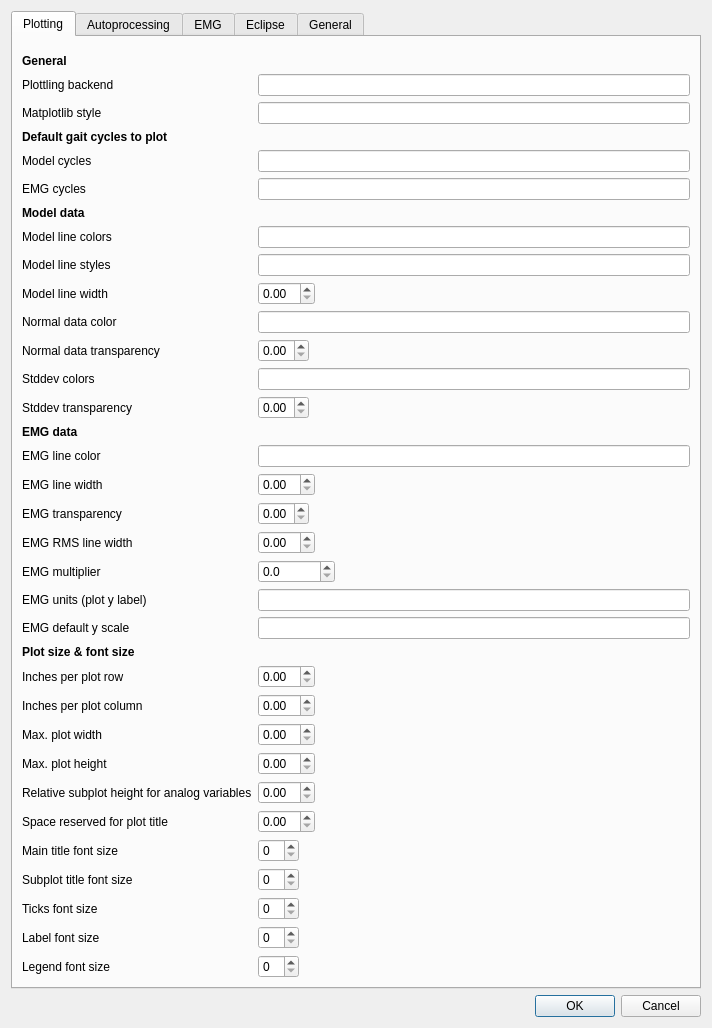
<?xml version="1.0" encoding="UTF-8"?>
<ui version="4.0">
 <class>Dialog</class>
 <widget class="QDialog" name="Dialog">
  <property name="geometry">
   <rect>
    <x>0</x>
    <y>0</y>
    <width>712</width>
    <height>974</height>
   </rect>
  </property>
  <property name="windowTitle">
   <string>Dialog</string>
  </property>
  <layout class="QGridLayout" name="gridLayout">
   <item row="1" column="0">
    <widget class="QDialogButtonBox" name="buttonBox">
     <property name="orientation">
      <enum>Qt::Horizontal</enum>
     </property>
     <property name="standardButtons">
      <set>QDialogButtonBox::Cancel|QDialogButtonBox::Ok</set>
     </property>
    </widget>
   </item>
   <item row="0" column="0">
    <widget class="QTabWidget" name="tabWidget">
     <property name="currentIndex">
      <number>0</number>
     </property>
     <widget class="QWidget" name="plot">
      <attribute name="title">
       <string>Plotting</string>
      </attribute>
      <layout class="QHBoxLayout" name="horizontalLayout_2">
       <item>
        <layout class="QFormLayout" name="formLayout_3">
         <item row="0" column="0">
          <spacer name="verticalSpacer_7">
           <property name="orientation">
            <enum>Qt::Vertical</enum>
           </property>
           <property name="sizeHint" stdset="0">
            <size>
             <width>20</width>
             <height>20</height>
            </size>
           </property>
          </spacer>
         </item>
         <item row="1" column="0">
          <widget class="QLabel" name="label_28">
           <property name="font">
            <font>
             <weight>75</weight>
             <bold>true</bold>
            </font>
           </property>
           <property name="text">
            <string>General</string>
           </property>
          </widget>
         </item>
         <item row="3" column="0">
          <widget class="QLabel" name="label_70">
           <property name="text">
            <string>Plottling backend</string>
           </property>
          </widget>
         </item>
         <item row="3" column="1">
          <widget class="QLineEdit" name="cfg_backend"/>
         </item>
         <item row="4" column="0">
          <widget class="QLabel" name="label_31">
           <property name="text">
            <string>Matplotlib style</string>
           </property>
          </widget>
         </item>
         <item row="4" column="1">
          <widget class="QLineEdit" name="cfg_mpl_style"/>
         </item>
         <item row="5" column="0">
          <widget class="QLabel" name="label_35">
           <property name="font">
            <font>
             <weight>75</weight>
             <bold>true</bold>
            </font>
           </property>
           <property name="text">
            <string>Default gait cycles to plot</string>
           </property>
          </widget>
         </item>
         <item row="6" column="0">
          <widget class="QLabel" name="label_36">
           <property name="text">
            <string>Model cycles</string>
           </property>
          </widget>
         </item>
         <item row="6" column="1">
          <widget class="QLineEdit" name="cfg_default_model_cycles"/>
         </item>
         <item row="7" column="0">
          <widget class="QLabel" name="label_37">
           <property name="text">
            <string>EMG cycles</string>
           </property>
          </widget>
         </item>
         <item row="7" column="1">
          <widget class="QLineEdit" name="cfg_default_emg_cycles"/>
         </item>
         <item row="8" column="0">
          <widget class="QLabel" name="label_29">
           <property name="font">
            <font>
             <weight>75</weight>
             <bold>true</bold>
            </font>
           </property>
           <property name="text">
            <string>Model data</string>
           </property>
          </widget>
         </item>
         <item row="9" column="0">
          <widget class="QLabel" name="label_45">
           <property name="text">
            <string>Model line colors</string>
           </property>
          </widget>
         </item>
         <item row="9" column="1">
          <widget class="QLineEdit" name="cfg_model_tracecolors"/>
         </item>
         <item row="10" column="0">
          <widget class="QLabel" name="label_38">
           <property name="text">
            <string>Model line styles</string>
           </property>
          </widget>
         </item>
         <item row="10" column="1">
          <widget class="QLineEdit" name="cfg_model_linestyles"/>
         </item>
         <item row="11" column="0">
          <widget class="QLabel" name="label_39">
           <property name="text">
            <string>Model line width</string>
           </property>
          </widget>
         </item>
         <item row="11" column="1">
          <widget class="QDoubleSpinBox" name="cfg_model_linewidth">
           <property name="sizePolicy">
            <sizepolicy hsizetype="Fixed" vsizetype="Fixed">
             <horstretch>0</horstretch>
             <verstretch>0</verstretch>
            </sizepolicy>
           </property>
           <property name="maximum">
            <double>10.000000000000000</double>
           </property>
           <property name="singleStep">
            <double>0.500000000000000</double>
           </property>
          </widget>
         </item>
         <item row="13" column="0">
          <widget class="QLabel" name="label_41">
           <property name="text">
            <string>Normal data color</string>
           </property>
          </widget>
         </item>
         <item row="13" column="1">
          <widget class="QLineEdit" name="cfg_model_normals_color"/>
         </item>
         <item row="14" column="0">
          <widget class="QLabel" name="label_40">
           <property name="text">
            <string>Normal data transparency</string>
           </property>
          </widget>
         </item>
         <item row="14" column="1">
          <widget class="QDoubleSpinBox" name="cfg_model_normals_alpha">
           <property name="sizePolicy">
            <sizepolicy hsizetype="Fixed" vsizetype="Fixed">
             <horstretch>0</horstretch>
             <verstretch>0</verstretch>
            </sizepolicy>
           </property>
           <property name="maximum">
            <double>1.000000000000000</double>
           </property>
           <property name="singleStep">
            <double>0.100000000000000</double>
           </property>
          </widget>
         </item>
         <item row="15" column="0">
          <widget class="QLabel" name="label_48">
           <property name="text">
            <string>Stddev colors</string>
           </property>
          </widget>
         </item>
         <item row="15" column="1">
          <widget class="QLineEdit" name="cfg_model_stddev_colors"/>
         </item>
         <item row="16" column="0">
          <widget class="QLabel" name="label_49">
           <property name="text">
            <string>Stddev transparency</string>
           </property>
          </widget>
         </item>
         <item row="16" column="1">
          <widget class="QDoubleSpinBox" name="cfg_model_stddev_alpha">
           <property name="sizePolicy">
            <sizepolicy hsizetype="Fixed" vsizetype="Fixed">
             <horstretch>0</horstretch>
             <verstretch>0</verstretch>
            </sizepolicy>
           </property>
           <property name="maximum">
            <double>1.000000000000000</double>
           </property>
           <property name="singleStep">
            <double>0.100000000000000</double>
           </property>
          </widget>
         </item>
         <item row="17" column="0">
          <widget class="QLabel" name="label_30">
           <property name="font">
            <font>
             <weight>75</weight>
             <bold>true</bold>
            </font>
           </property>
           <property name="text">
            <string>EMG data</string>
           </property>
          </widget>
         </item>
         <item row="18" column="0">
          <widget class="QLabel" name="label_46">
           <property name="text">
            <string>EMG line color</string>
           </property>
          </widget>
         </item>
         <item row="18" column="1">
          <widget class="QLineEdit" name="cfg_emg_tracecolor"/>
         </item>
         <item row="19" column="0">
          <widget class="QLabel" name="label_42">
           <property name="text">
            <string>EMG line width</string>
           </property>
          </widget>
         </item>
         <item row="19" column="1">
          <widget class="QDoubleSpinBox" name="cfg_emg_linewidth">
           <property name="sizePolicy">
            <sizepolicy hsizetype="Fixed" vsizetype="Fixed">
             <horstretch>0</horstretch>
             <verstretch>0</verstretch>
            </sizepolicy>
           </property>
           <property name="maximum">
            <double>10.000000000000000</double>
           </property>
           <property name="singleStep">
            <double>0.500000000000000</double>
           </property>
          </widget>
         </item>
         <item row="20" column="0">
          <widget class="QLabel" name="label_44">
           <property name="text">
            <string>EMG transparency</string>
           </property>
          </widget>
         </item>
         <item row="20" column="1">
          <widget class="QDoubleSpinBox" name="cfg_emg_alpha">
           <property name="sizePolicy">
            <sizepolicy hsizetype="Fixed" vsizetype="Fixed">
             <horstretch>0</horstretch>
             <verstretch>0</verstretch>
            </sizepolicy>
           </property>
           <property name="maximum">
            <double>1.000000000000000</double>
           </property>
           <property name="singleStep">
            <double>0.100000000000000</double>
           </property>
          </widget>
         </item>
         <item row="21" column="0">
          <widget class="QLabel" name="label_43">
           <property name="text">
            <string>EMG RMS line width</string>
           </property>
          </widget>
         </item>
         <item row="21" column="1">
          <widget class="QDoubleSpinBox" name="cfg_emg_rms_linewidth">
           <property name="sizePolicy">
            <sizepolicy hsizetype="Fixed" vsizetype="Fixed">
             <horstretch>0</horstretch>
             <verstretch>0</verstretch>
            </sizepolicy>
           </property>
           <property name="maximum">
            <double>10.000000000000000</double>
           </property>
           <property name="singleStep">
            <double>0.500000000000000</double>
           </property>
          </widget>
         </item>
         <item row="22" column="0">
          <widget class="QLabel" name="label_7">
           <property name="text">
            <string>EMG multiplier</string>
           </property>
          </widget>
         </item>
         <item row="22" column="1">
          <widget class="QDoubleSpinBox" name="cfg_emg_multiplier">
           <property name="sizePolicy">
            <sizepolicy hsizetype="Fixed" vsizetype="Fixed">
             <horstretch>0</horstretch>
             <verstretch>0</verstretch>
            </sizepolicy>
           </property>
           <property name="decimals">
            <number>1</number>
           </property>
           <property name="maximum">
            <double>1000000.000000000000000</double>
           </property>
           <property name="singleStep">
            <double>1.000000000000000</double>
           </property>
          </widget>
         </item>
         <item row="23" column="0">
          <widget class="QLabel" name="label">
           <property name="text">
            <string>EMG units (plot y label)</string>
           </property>
          </widget>
         </item>
         <item row="23" column="1">
          <widget class="QLineEdit" name="cfg_emg_ylabel"/>
         </item>
         <item row="24" column="0">
          <widget class="QLabel" name="label_47">
           <property name="text">
            <string>EMG default y scale</string>
           </property>
          </widget>
         </item>
         <item row="24" column="1">
          <widget class="QLineEdit" name="cfg_emg_yscale"/>
         </item>
         <item row="25" column="0">
          <widget class="QLabel" name="label_32">
           <property name="font">
            <font>
             <weight>75</weight>
             <bold>true</bold>
            </font>
           </property>
           <property name="text">
            <string>Plot size &amp; font size</string>
           </property>
          </widget>
         </item>
         <item row="26" column="0">
          <widget class="QLabel" name="label_56">
           <property name="text">
            <string>Inches per plot row</string>
           </property>
          </widget>
         </item>
         <item row="26" column="1">
          <widget class="QDoubleSpinBox" name="cfg_inch_per_row">
           <property name="sizePolicy">
            <sizepolicy hsizetype="Fixed" vsizetype="Fixed">
             <horstretch>0</horstretch>
             <verstretch>0</verstretch>
            </sizepolicy>
           </property>
          </widget>
         </item>
         <item row="27" column="0">
          <widget class="QLabel" name="label_57">
           <property name="text">
            <string>Inches per plot column</string>
           </property>
          </widget>
         </item>
         <item row="27" column="1">
          <widget class="QDoubleSpinBox" name="cfg_inch_per_col">
           <property name="sizePolicy">
            <sizepolicy hsizetype="Fixed" vsizetype="Fixed">
             <horstretch>0</horstretch>
             <verstretch>0</verstretch>
            </sizepolicy>
           </property>
          </widget>
         </item>
         <item row="28" column="0">
          <widget class="QLabel" name="label_50">
           <property name="text">
            <string>Max. plot width</string>
           </property>
          </widget>
         </item>
         <item row="28" column="1">
          <widget class="QDoubleSpinBox" name="cfg_maxw">
           <property name="sizePolicy">
            <sizepolicy hsizetype="Fixed" vsizetype="Fixed">
             <horstretch>0</horstretch>
             <verstretch>0</verstretch>
            </sizepolicy>
           </property>
          </widget>
         </item>
         <item row="29" column="0">
          <widget class="QLabel" name="label_51">
           <property name="text">
            <string>Max. plot height</string>
           </property>
          </widget>
         </item>
         <item row="29" column="1">
          <widget class="QDoubleSpinBox" name="cfg_maxh">
           <property name="sizePolicy">
            <sizepolicy hsizetype="Fixed" vsizetype="Fixed">
             <horstretch>0</horstretch>
             <verstretch>0</verstretch>
            </sizepolicy>
           </property>
          </widget>
         </item>
         <item row="30" column="0">
          <widget class="QLabel" name="label_33">
           <property name="text">
            <string>Relative subplot height for analog variables</string>
           </property>
          </widget>
         </item>
         <item row="30" column="1">
          <widget class="QDoubleSpinBox" name="cfg_analog_plotheight">
           <property name="sizePolicy">
            <sizepolicy hsizetype="Fixed" vsizetype="Fixed">
             <horstretch>0</horstretch>
             <verstretch>0</verstretch>
            </sizepolicy>
           </property>
          </widget>
         </item>
         <item row="31" column="0">
          <widget class="QLabel" name="label_52">
           <property name="text">
            <string>Space reserved for plot title</string>
           </property>
          </widget>
         </item>
         <item row="31" column="1">
          <widget class="QDoubleSpinBox" name="cfg_titlespace">
           <property name="sizePolicy">
            <sizepolicy hsizetype="Fixed" vsizetype="Fixed">
             <horstretch>0</horstretch>
             <verstretch>0</verstretch>
            </sizepolicy>
           </property>
          </widget>
         </item>
         <item row="32" column="0">
          <widget class="QLabel" name="label_53">
           <property name="text">
            <string>Main title font size</string>
           </property>
          </widget>
         </item>
         <item row="32" column="1">
          <widget class="QSpinBox" name="cfg_maintitle_fontsize">
           <property name="sizePolicy">
            <sizepolicy hsizetype="Fixed" vsizetype="Fixed">
             <horstretch>0</horstretch>
             <verstretch>0</verstretch>
            </sizepolicy>
           </property>
          </widget>
         </item>
         <item row="33" column="0">
          <widget class="QLabel" name="label_59">
           <property name="text">
            <string>Subplot title font size</string>
           </property>
          </widget>
         </item>
         <item row="33" column="1">
          <widget class="QSpinBox" name="cfg_title_fontsize">
           <property name="sizePolicy">
            <sizepolicy hsizetype="Fixed" vsizetype="Fixed">
             <horstretch>0</horstretch>
             <verstretch>0</verstretch>
            </sizepolicy>
           </property>
          </widget>
         </item>
         <item row="34" column="0">
          <widget class="QLabel" name="label_54">
           <property name="text">
            <string>Ticks font size</string>
           </property>
          </widget>
         </item>
         <item row="34" column="1">
          <widget class="QSpinBox" name="cfg_ticks_fontsize">
           <property name="sizePolicy">
            <sizepolicy hsizetype="Fixed" vsizetype="Fixed">
             <horstretch>0</horstretch>
             <verstretch>0</verstretch>
            </sizepolicy>
           </property>
          </widget>
         </item>
         <item row="35" column="0">
          <widget class="QLabel" name="label_55">
           <property name="text">
            <string>Label font size</string>
           </property>
          </widget>
         </item>
         <item row="35" column="1">
          <widget class="QSpinBox" name="cfg_label_fontsize">
           <property name="sizePolicy">
            <sizepolicy hsizetype="Fixed" vsizetype="Fixed">
             <horstretch>0</horstretch>
             <verstretch>0</verstretch>
            </sizepolicy>
           </property>
          </widget>
         </item>
         <item row="36" column="0">
          <widget class="QLabel" name="label_58">
           <property name="text">
            <string>Legend font size</string>
           </property>
          </widget>
         </item>
         <item row="36" column="1">
          <widget class="QSpinBox" name="cfg_legend_fontsize">
           <property name="sizePolicy">
            <sizepolicy hsizetype="Fixed" vsizetype="Fixed">
             <horstretch>0</horstretch>
             <verstretch>0</verstretch>
            </sizepolicy>
           </property>
          </widget>
         </item>
        </layout>
       </item>
      </layout>
     </widget>
     <widget class="QWidget" name="autoproc">
      <attribute name="title">
       <string>Autoprocessing</string>
      </attribute>
      <layout class="QVBoxLayout" name="verticalLayout">
       <item>
        <layout class="QFormLayout" name="formLayout">
         <property name="labelAlignment">
          <set>Qt::AlignLeading|Qt::AlignLeft|Qt::AlignVCenter</set>
         </property>
         <property name="formAlignment">
          <set>Qt::AlignLeading|Qt::AlignLeft|Qt::AlignTop</set>
         </property>
         <item row="0" column="0">
          <spacer name="verticalSpacer">
           <property name="orientation">
            <enum>Qt::Vertical</enum>
           </property>
           <property name="sizeHint" stdset="0">
            <size>
             <width>20</width>
             <height>20</height>
            </size>
           </property>
          </spacer>
         </item>
         <item row="1" column="0">
          <widget class="QLabel" name="label_13">
           <property name="font">
            <font>
             <weight>75</weight>
             <bold>true</bold>
            </font>
           </property>
           <property name="text">
            <string>General</string>
           </property>
          </widget>
         </item>
         <item row="2" column="0">
          <widget class="QLabel" name="label_15">
           <property name="toolTip">
            <string>&lt;html&gt;&lt;head/&gt;&lt;body&gt;&lt;p&gt;Used for general tracking of subject and velocity computation. Choose reliable markers.&lt;/p&gt;&lt;/body&gt;&lt;/html&gt;</string>
           </property>
           <property name="text">
            <string>Markers for tracking subject movement</string>
           </property>
          </widget>
         </item>
         <item row="2" column="1">
          <widget class="QLineEdit" name="cfg_track_markers"/>
         </item>
         <item row="3" column="0">
          <widget class="QLabel" name="label_21">
           <property name="toolTip">
            <string>&lt;html&gt;&lt;head/&gt;&lt;body&gt;&lt;p&gt;The listed markers will not be checked for gaps and labeling errors.&lt;/p&gt;&lt;/body&gt;&lt;/html&gt;</string>
           </property>
           <property name="text">
            <string>Skip labeling and gap checks for these markers</string>
           </property>
          </widget>
         </item>
         <item row="3" column="1">
          <widget class="QLineEdit" name="cfg_ignore_markers"/>
         </item>
         <item row="4" column="0">
          <spacer name="verticalSpacer_5">
           <property name="orientation">
            <enum>Qt::Vertical</enum>
           </property>
           <property name="sizeHint" stdset="0">
            <size>
             <width>20</width>
             <height>20</height>
            </size>
           </property>
          </spacer>
         </item>
         <item row="5" column="0">
          <widget class="QLabel" name="label_16">
           <property name="font">
            <font>
             <weight>75</weight>
             <bold>true</bold>
            </font>
           </property>
           <property name="text">
            <string>Pipelines</string>
           </property>
          </widget>
         </item>
         <item row="6" column="0">
          <widget class="QLabel" name="label_17">
           <property name="toolTip">
            <string>&lt;html&gt;&lt;head/&gt;&lt;body&gt;&lt;p&gt;List of preprocessing pipelines, or a single pipeline. Should yield reconstructed, labeled and filtered marker trajectories. &lt;/p&gt;&lt;/body&gt;&lt;/html&gt;</string>
           </property>
           <property name="text">
            <string>Preprocessing</string>
           </property>
          </widget>
         </item>
         <item row="6" column="1">
          <widget class="QLineEdit" name="cfg_pre_pipelines"/>
         </item>
         <item row="7" column="0">
          <widget class="QLabel" name="label_19">
           <property name="toolTip">
            <string>&lt;html&gt;&lt;head/&gt;&lt;body&gt;&lt;p&gt;List of modeling pipelines to run after preprocessing, or a single pipeline.&lt;/p&gt;&lt;/body&gt;&lt;/html&gt;</string>
           </property>
           <property name="text">
            <string>Model</string>
           </property>
          </widget>
         </item>
         <item row="7" column="1">
          <widget class="QLineEdit" name="cfg_model_pipelines"/>
         </item>
         <item row="8" column="0">
          <spacer name="verticalSpacer_4">
           <property name="orientation">
            <enum>Qt::Vertical</enum>
           </property>
           <property name="sizeHint" stdset="0">
            <size>
             <width>20</width>
             <height>20</height>
            </size>
           </property>
          </spacer>
         </item>
         <item row="9" column="0">
          <widget class="QLabel" name="label_3">
           <property name="font">
            <font>
             <weight>75</weight>
             <bold>true</bold>
            </font>
           </property>
           <property name="text">
            <string>Forceplate event detection</string>
           </property>
          </widget>
         </item>
         <item row="10" column="0">
          <widget class="QLabel" name="label_14">
           <property name="toolTip">
            <string>&lt;html&gt;&lt;head/&gt;&lt;body&gt;&lt;p&gt;Read forceplate contact info from Eclipse fields FP1, FP2 etc. (do not use autodetection). FPx='Auto' will trigger autodetection. Note that the timing of the forceplate contact must be autodetected anyway.&lt;/p&gt;&lt;/body&gt;&lt;/html&gt;</string>
           </property>
           <property name="text">
            <string>Use Eclipse forceplate info if available</string>
           </property>
          </widget>
         </item>
         <item row="11" column="0">
          <widget class="QLabel" name="label_60">
           <property name="toolTip">
            <string>&lt;html&gt;&lt;head/&gt;&lt;body&gt;&lt;p&gt;Writes the detected forceplate contacts back into Eclipse after autodetection.&lt;/p&gt;&lt;/body&gt;&lt;/html&gt;</string>
           </property>
           <property name="text">
            <string>Write Eclipse forceplate info</string>
           </property>
          </widget>
         </item>
         <item row="12" column="0">
          <widget class="QLabel" name="label_4">
           <property name="text">
            <string>Force threshold for forceplate contact (relative to subject weight)</string>
           </property>
          </widget>
         </item>
         <item row="12" column="1">
          <widget class="QDoubleSpinBox" name="cfg_forceplate_contact_threshold">
           <property name="suffix">
            <string/>
           </property>
           <property name="maximum">
            <double>1.000000000000000</double>
           </property>
           <property name="singleStep">
            <double>0.010000000000000</double>
           </property>
          </widget>
         </item>
         <item row="13" column="0">
          <widget class="QLabel" name="label_5">
           <property name="toolTip">
            <string>&lt;html&gt;&lt;head/&gt;&lt;body&gt;&lt;p&gt;Minimun peak force for detection of forceplate contact, relative to subject weight.&lt;/p&gt;&lt;/body&gt;&lt;/html&gt;</string>
           </property>
           <property name="text">
            <string>Minimum peak force (relative to subject weight)</string>
           </property>
          </widget>
         </item>
         <item row="13" column="1">
          <widget class="QDoubleSpinBox" name="cfg_forceplate_min_weight">
           <property name="suffix">
            <string/>
           </property>
           <property name="maximum">
            <double>1.000000000000000</double>
           </property>
           <property name="singleStep">
            <double>0.010000000000000</double>
           </property>
          </widget>
         </item>
         <item row="14" column="0">
          <spacer name="verticalSpacer_2">
           <property name="orientation">
            <enum>Qt::Vertical</enum>
           </property>
           <property name="sizeHint" stdset="0">
            <size>
             <width>20</width>
             <height>20</height>
            </size>
           </property>
          </spacer>
         </item>
         <item row="15" column="0">
          <widget class="QLabel" name="label_10">
           <property name="font">
            <font>
             <weight>75</weight>
             <bold>true</bold>
            </font>
           </property>
           <property name="text">
            <string>Event creation</string>
           </property>
          </widget>
         </item>
         <item row="16" column="0">
          <widget class="QLabel" name="label_6">
           <property name="toolTip">
            <string>&lt;html&gt;&lt;head/&gt;&lt;body&gt;&lt;p&gt;Start marking foot strike events from the first forceplate contact.&lt;/p&gt;&lt;/body&gt;&lt;/html&gt;</string>
           </property>
           <property name="text">
            <string>Strike events start on forceplate</string>
           </property>
          </widget>
         </item>
         <item row="16" column="1">
          <widget class="QCheckBox" name="cfg_start_on_forceplate">
           <property name="text">
            <string/>
           </property>
          </widget>
         </item>
         <item row="17" column="0">
          <widget class="QLabel" name="label_2">
           <property name="toolTip">
            <string>&lt;html&gt;&lt;head/&gt;&lt;body&gt;&lt;p&gt;Limit events to the given range. The values refer to the principal forward direction of gait, i.e. dimension of largest variance in the trial, which is usually the major axis of the lab.&lt;/p&gt;&lt;/body&gt;&lt;/html&gt;</string>
           </property>
           <property name="text">
            <string>Coordinate range for events (gait forward coordinate, mm)</string>
           </property>
          </widget>
         </item>
         <item row="17" column="1">
          <widget class="QLineEdit" name="cfg_events_range"/>
         </item>
         <item row="21" column="0">
          <spacer name="verticalSpacer_3">
           <property name="orientation">
            <enum>Qt::Vertical</enum>
           </property>
           <property name="sizeHint" stdset="0">
            <size>
             <width>20</width>
             <height>20</height>
            </size>
           </property>
          </spacer>
         </item>
         <item row="22" column="0">
          <widget class="QLabel" name="label_11">
           <property name="font">
            <font>
             <weight>75</weight>
             <bold>true</bold>
            </font>
           </property>
           <property name="text">
            <string>Eclipse database options</string>
           </property>
          </widget>
         </item>
         <item row="23" column="0">
          <widget class="QLabel" name="label_12">
           <property name="toolTip">
            <string>&lt;html&gt;&lt;head/&gt;&lt;body&gt;&lt;p&gt;Which Eclipse key to update with processing info.&lt;/p&gt;&lt;/body&gt;&lt;/html&gt;</string>
           </property>
           <property name="text">
            <string>Eclipse key to update</string>
           </property>
          </widget>
         </item>
         <item row="23" column="1">
          <widget class="QComboBox" name="cfg_eclipse_write_key">
           <item>
            <property name="text">
             <string>DESCRIPTION</string>
            </property>
           </item>
           <item>
            <property name="text">
             <string>NOTES</string>
            </property>
           </item>
           <item>
            <property name="text">
             <string>None</string>
            </property>
           </item>
          </widget>
         </item>
         <item row="24" column="0">
          <widget class="QLabel" name="label_20">
           <property name="toolTip">
            <string>&lt;html&gt;&lt;head/&gt;&lt;body&gt;&lt;p&gt;Determines how to write the processing info.&lt;/p&gt;&lt;/body&gt;&lt;/html&gt;</string>
           </property>
           <property name="text">
            <string>Eclipse strings to write for the different conditions</string>
           </property>
          </widget>
         </item>
         <item row="24" column="1">
          <widget class="QLineEdit" name="cfg_enf_descriptions"/>
         </item>
         <item row="10" column="1">
          <widget class="QCheckBox" name="cfg_use_eclipse_fp_info">
           <property name="text">
            <string/>
           </property>
          </widget>
         </item>
         <item row="11" column="1">
          <widget class="QLineEdit" name="cfg_write_eclipse_fp_info"/>
         </item>
         <item row="18" column="0">
          <widget class="QLabel" name="label_67">
           <property name="text">
            <string>Use forceplate derived velocity thresholds</string>
           </property>
          </widget>
         </item>
         <item row="18" column="1">
          <widget class="QCheckBox" name="cfg_use_fp_vel_thresholds">
           <property name="text">
            <string/>
           </property>
          </widget>
         </item>
         <item row="19" column="0">
          <widget class="QLabel" name="label_68">
           <property name="text">
            <string>Velocity threshold for foot strike (relative to maximum velocity)</string>
           </property>
          </widget>
         </item>
         <item row="20" column="0">
          <widget class="QLabel" name="label_69">
           <property name="text">
            <string>Velocity threshold for toeoff (relative to maximum velocity)</string>
           </property>
          </widget>
         </item>
         <item row="19" column="1">
          <widget class="QDoubleSpinBox" name="cfg_strike_vel_threshold">
           <property name="suffix">
            <string/>
           </property>
           <property name="maximum">
            <double>1.000000000000000</double>
           </property>
           <property name="singleStep">
            <double>0.010000000000000</double>
           </property>
          </widget>
         </item>
         <item row="20" column="1">
          <widget class="QDoubleSpinBox" name="cfg_toeoff_vel_threshold">
           <property name="suffix">
            <string/>
           </property>
           <property name="maximum">
            <double>1.000000000000000</double>
           </property>
           <property name="singleStep">
            <double>0.010000000000000</double>
           </property>
          </widget>
         </item>
        </layout>
       </item>
      </layout>
     </widget>
     <widget class="QWidget" name="emg">
      <attribute name="title">
       <string>EMG</string>
      </attribute>
      <layout class="QHBoxLayout" name="horizontalLayout">
       <item>
        <layout class="QFormLayout" name="formLayout_2">
         <item row="1" column="0">
          <spacer name="verticalSpacer_6">
           <property name="orientation">
            <enum>Qt::Vertical</enum>
           </property>
           <property name="sizeHint" stdset="0">
            <size>
             <width>20</width>
             <height>20</height>
            </size>
           </property>
          </spacer>
         </item>
         <item row="2" column="0">
          <widget class="QLabel" name="label_22">
           <property name="text">
            <string>Channel labels</string>
           </property>
          </widget>
         </item>
         <item row="2" column="1">
          <widget class="QLineEdit" name="cfg_channel_labels"/>
         </item>
         <item row="3" column="0">
          <widget class="QLabel" name="label_23">
           <property name="text">
            <string>Channel normal data</string>
           </property>
          </widget>
         </item>
         <item row="3" column="1">
          <widget class="QLineEdit" name="cfg_channel_normaldata"/>
         </item>
         <item row="4" column="0">
          <widget class="QLabel" name="label_24">
           <property name="text">
            <string>EMG device to read from</string>
           </property>
          </widget>
         </item>
         <item row="4" column="1">
          <widget class="QLineEdit" name="cfg_devname"/>
         </item>
         <item row="5" column="0">
          <widget class="QLabel" name="label_25">
           <property name="text">
            <string>EMG passband (Hz)</string>
           </property>
          </widget>
         </item>
         <item row="5" column="1">
          <widget class="QLineEdit" name="cfg_passband"/>
         </item>
         <item row="6" column="0">
          <widget class="QLabel" name="label_26">
           <property name="text">
            <string>Line frequency</string>
           </property>
          </widget>
         </item>
         <item row="6" column="1">
          <widget class="QSpinBox" name="linefreq">
           <property name="sizePolicy">
            <sizepolicy hsizetype="Fixed" vsizetype="Fixed">
             <horstretch>0</horstretch>
             <verstretch>0</verstretch>
            </sizepolicy>
           </property>
           <property name="suffix">
            <string> Hz</string>
           </property>
           <property name="minimum">
            <number>1</number>
           </property>
           <property name="value">
            <number>50</number>
           </property>
          </widget>
         </item>
         <item row="7" column="0">
          <widget class="QLabel" name="label_27">
           <property name="text">
            <string>Window length for EMG RMS (samples) </string>
           </property>
          </widget>
         </item>
         <item row="7" column="1">
          <widget class="QSpinBox" name="cfg_rms_win">
           <property name="sizePolicy">
            <sizepolicy hsizetype="Fixed" vsizetype="Fixed">
             <horstretch>0</horstretch>
             <verstretch>0</verstretch>
            </sizepolicy>
           </property>
          </widget>
         </item>
        </layout>
       </item>
      </layout>
     </widget>
     <widget class="QWidget" name="eclipse">
      <attribute name="title">
       <string>Eclipse</string>
      </attribute>
      <layout class="QHBoxLayout" name="horizontalLayout_3">
       <item>
        <layout class="QFormLayout" name="formLayout_4">
         <item row="1" column="0">
          <widget class="QLabel" name="label_9">
           <property name="text">
            <string>Tags for trials of interest</string>
           </property>
          </widget>
         </item>
         <item row="0" column="0">
          <spacer name="verticalSpacer_8">
           <property name="orientation">
            <enum>Qt::Vertical</enum>
           </property>
           <property name="sizeHint" stdset="0">
            <size>
             <width>20</width>
             <height>20</height>
            </size>
           </property>
          </spacer>
         </item>
         <item row="3" column="0">
          <widget class="QLabel" name="label_18">
           <property name="text">
            <string/>
           </property>
          </widget>
         </item>
         <item row="1" column="1">
          <widget class="QLineEdit" name="cfg_tags"/>
         </item>
         <item row="2" column="0">
          <widget class="QLabel" name="label_8">
           <property name="text">
            <string>Taqs for representative trials</string>
           </property>
          </widget>
         </item>
         <item row="2" column="1">
          <widget class="QLineEdit" name="cfg_repr_tags"/>
         </item>
        </layout>
       </item>
      </layout>
     </widget>
     <widget class="QWidget" name="general">
      <attribute name="title">
       <string>General</string>
      </attribute>
      <layout class="QHBoxLayout" name="horizontalLayout_4">
       <item>
        <layout class="QFormLayout" name="formLayout_5">
         <item row="0" column="0">
          <spacer name="verticalSpacer_9">
           <property name="orientation">
            <enum>Qt::Vertical</enum>
           </property>
           <property name="sizeHint" stdset="0">
            <size>
             <width>20</width>
             <height>20</height>
            </size>
           </property>
          </spacer>
         </item>
         <item row="1" column="0">
          <widget class="QLabel" name="label_61">
           <property name="text">
            <string>Normal data files to use</string>
           </property>
          </widget>
         </item>
         <item row="1" column="1">
          <widget class="QLineEdit" name="cfg_normaldata_files"/>
         </item>
         <item row="2" column="0">
          <widget class="QLabel" name="label_62">
           <property name="text">
            <string>Age specific normal data files</string>
           </property>
          </widget>
         </item>
         <item row="2" column="1">
          <widget class="QLineEdit" name="cfg_normaldata_age"/>
         </item>
         <item row="3" column="0">
          <widget class="QLabel" name="label_64">
           <property name="text">
            <string>Camera labels</string>
           </property>
          </widget>
         </item>
         <item row="3" column="1">
          <widget class="QLineEdit" name="cfg_camera_labels"/>
         </item>
         <item row="4" column="0">
          <widget class="QLabel" name="label_63">
           <property name="text">
            <string>Path to video converter</string>
           </property>
          </widget>
         </item>
         <item row="4" column="1">
          <widget class="QLineEdit" name="cfg_videoconv_path"/>
         </item>
        </layout>
       </item>
      </layout>
     </widget>
    </widget>
   </item>
  </layout>
 </widget>
 <resources/>
 <connections>
  <connection>
   <sender>buttonBox</sender>
   <signal>accepted()</signal>
   <receiver>Dialog</receiver>
   <slot>accept()</slot>
   <hints>
    <hint type="sourcelabel">
     <x>248</x>
     <y>254</y>
    </hint>
    <hint type="destinationlabel">
     <x>157</x>
     <y>274</y>
    </hint>
   </hints>
  </connection>
  <connection>
   <sender>buttonBox</sender>
   <signal>rejected()</signal>
   <receiver>Dialog</receiver>
   <slot>reject()</slot>
   <hints>
    <hint type="sourcelabel">
     <x>316</x>
     <y>260</y>
    </hint>
    <hint type="destinationlabel">
     <x>286</x>
     <y>274</y>
    </hint>
   </hints>
  </connection>
 </connections>
</ui>
